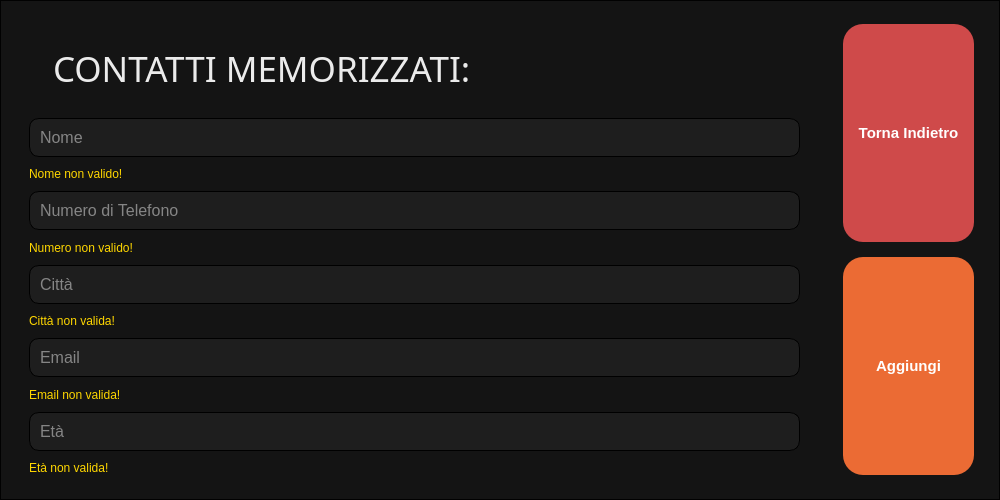
<?xml version="1.0" encoding="UTF-8"?>
<ui version="4.0">
 <class>MainWindow</class>
 <widget class="QMainWindow" name="MainWindow">
  <property name="geometry">
   <rect>
    <x>0</x>
    <y>0</y>
    <width>1000</width>
    <height>500</height>
   </rect>
  </property>
  <property name="sizePolicy">
   <sizepolicy hsizetype="Fixed" vsizetype="Fixed">
    <horstretch>0</horstretch>
    <verstretch>0</verstretch>
   </sizepolicy>
  </property>
  <property name="minimumSize">
   <size>
    <width>1000</width>
    <height>500</height>
   </size>
  </property>
  <property name="maximumSize">
   <size>
    <width>1000</width>
    <height>500</height>
   </size>
  </property>
  <property name="windowTitle">
   <string>Rubrica GUI</string>
  </property>
  <property name="styleSheet">
   <string notr="true">QMainWindow{
	background-color: rgb(20,20,20);
	border: 1px solid rgb(1,1,1);
}</string>
  </property>
  <widget class="QWidget" name="centralwidget">
   <property name="sizePolicy">
    <sizepolicy hsizetype="Fixed" vsizetype="Fixed">
     <horstretch>0</horstretch>
     <verstretch>0</verstretch>
    </sizepolicy>
   </property>
   <property name="minimumSize">
    <size>
     <width>1000</width>
     <height>500</height>
    </size>
   </property>
   <property name="maximumSize">
    <size>
     <width>1000</width>
     <height>500</height>
    </size>
   </property>
   <layout class="QVBoxLayout" name="verticalLayout_9">
    <item>
     <layout class="QHBoxLayout" name="horizontalLayout" stretch="5,1">
      <item>
       <layout class="QVBoxLayout" name="verticalLayout_2" stretch="0,0">
        <property name="spacing">
         <number>20</number>
        </property>
        <property name="leftMargin">
         <number>15</number>
        </property>
        <property name="topMargin">
         <number>15</number>
        </property>
        <property name="rightMargin">
         <number>15</number>
        </property>
        <property name="bottomMargin">
         <number>15</number>
        </property>
        <item>
         <widget class="QLabel" name="label">
          <property name="sizePolicy">
           <sizepolicy hsizetype="Maximum" vsizetype="Maximum">
            <horstretch>0</horstretch>
            <verstretch>0</verstretch>
           </sizepolicy>
          </property>
          <property name="font">
           <font>
            <family>Bahnschrift</family>
            <pointsize>26</pointsize>
           </font>
          </property>
          <property name="contextMenuPolicy">
           <enum>Qt::NoContextMenu</enum>
          </property>
          <property name="styleSheet">
           <string notr="true">QLabel{
    font-family: Bahnschrift, 'DIN Alternate', 'Franklin Gothic Medium', 'Nimbus Sans Narrow', sans-serif-condensed, sans-serif;
	color: rgb(235, 235, 235);
	margin-left: 20px;
	margin-top: 20px;
    margin-right: 10px
}</string>
          </property>
          <property name="text">
           <string>CONTATTI MEMORIZZATI:</string>
          </property>
         </widget>
        </item>
        <item>
         <widget class="QStackedWidget" name="stackedWidget">
          <property name="styleSheet">
           <string notr="true"/>
          </property>
          <property name="currentIndex">
           <number>0</number>
          </property>
          <widget class="QWidget" name="add">
           <property name="sizePolicy">
            <sizepolicy hsizetype="Expanding" vsizetype="Expanding">
             <horstretch>0</horstretch>
             <verstretch>0</verstretch>
            </sizepolicy>
           </property>
           <property name="styleSheet">
            <string notr="true"/>
           </property>
           <widget class="QWidget" name="layoutWidget">
            <property name="geometry">
             <rect>
              <x>0</x>
              <y>0</y>
              <width>781</width>
              <height>371</height>
             </rect>
            </property>
            <layout class="QVBoxLayout" name="verticalLayout_8">
             <property name="spacing">
              <number>6</number>
             </property>
             <property name="leftMargin">
              <number>5</number>
             </property>
             <property name="topMargin">
              <number>5</number>
             </property>
             <property name="rightMargin">
              <number>5</number>
             </property>
             <property name="bottomMargin">
              <number>5</number>
             </property>
             <item>
              <layout class="QVBoxLayout" name="verticalLayout_3">
               <property name="spacing">
                <number>6</number>
               </property>
               <item>
                <widget class="QLineEdit" name="lineEdit">
                 <property name="styleSheet">
                  <string notr="true">QLineEdit {
    background-color: rgb(30, 30, 30); 
    color: rgb(235, 235, 235);          
    border: 1px solid black;    
    border-radius: 10px;            
    padding: 8px;                     
    font-size: 16px;           
    font-family: &quot;Segoe UI&quot;, Tahoma, Geneva, sans-serif;
}

QLineEdit:hover {
    border-color: rgb(100, 100, 100);
}</string>
                 </property>
                 <property name="placeholderText">
                  <string>Nome</string>
                 </property>
                </widget>
               </item>
               <item>
                <widget class="QLabel" name="label_2">
                 <property name="autoFillBackground">
                  <bool>false</bool>
                 </property>
                 <property name="styleSheet">
                  <string notr="true">QLabel{
	color: gold;
}</string>
                 </property>
                 <property name="text">
                  <string>Nome non valido!</string>
                 </property>
                </widget>
               </item>
              </layout>
             </item>
             <item>
              <layout class="QVBoxLayout" name="verticalLayout_4">
               <item>
                <widget class="QLineEdit" name="lineEdit_2">
                 <property name="styleSheet">
                  <string notr="true">QLineEdit {
    background-color: rgb(30, 30, 30); 
    color: rgb(235, 235, 235);          
    border: 1px solid black;    
    border-radius: 10px;            
    padding: 8px;                     
    font-size: 16px;           
    font-family: &quot;Segoe UI&quot;, Tahoma, Geneva, sans-serif;
}

QLineEdit:hover {
    border-color: rgb(100, 100, 100);
}</string>
                 </property>
                 <property name="text">
                  <string/>
                 </property>
                 <property name="placeholderText">
                  <string>Numero di Telefono</string>
                 </property>
                </widget>
               </item>
               <item>
                <widget class="QLabel" name="label_3">
                 <property name="autoFillBackground">
                  <bool>false</bool>
                 </property>
                 <property name="styleSheet">
                  <string notr="true">QLabel{
	color: gold;
}</string>
                 </property>
                 <property name="text">
                  <string>Numero non valido!</string>
                 </property>
                </widget>
               </item>
              </layout>
             </item>
             <item>
              <layout class="QVBoxLayout" name="verticalLayout_7">
               <item>
                <widget class="QLineEdit" name="lineEdit_3">
                 <property name="styleSheet">
                  <string notr="true">QLineEdit {
    background-color: rgb(30, 30, 30); 
    color: rgb(235, 235, 235);          
    border: 1px solid black;    
    border-radius: 10px;            
    padding: 8px;                     
    font-size: 16px;           
    font-family: &quot;Segoe UI&quot;, Tahoma, Geneva, sans-serif;
}

QLineEdit:hover {
    border-color: rgb(100, 100, 100);
}</string>
                 </property>
                 <property name="placeholderText">
                  <string>Città</string>
                 </property>
                </widget>
               </item>
               <item>
                <widget class="QLabel" name="label_4">
                 <property name="autoFillBackground">
                  <bool>false</bool>
                 </property>
                 <property name="styleSheet">
                  <string notr="true">QLabel{
	color: gold;
}</string>
                 </property>
                 <property name="text">
                  <string>Città non valida!</string>
                 </property>
                </widget>
               </item>
              </layout>
             </item>
             <item>
              <layout class="QVBoxLayout" name="verticalLayout_5">
               <item>
                <widget class="QLineEdit" name="lineEdit_4">
                 <property name="styleSheet">
                  <string notr="true">QLineEdit {
    background-color: rgb(30, 30, 30); 
    color: rgb(235, 235, 235);          
    border: 1px solid black;   
    border-radius: 10px;            
    padding: 8px;                     
    font-size: 16px;           
    font-family: &quot;Segoe UI&quot;, Tahoma, Geneva, sans-serif;
}

QLineEdit:hover {
    border-color: rgb(100, 100, 100);
}</string>
                 </property>
                 <property name="placeholderText">
                  <string>Email</string>
                 </property>
                </widget>
               </item>
               <item>
                <widget class="QLabel" name="label_5">
                 <property name="autoFillBackground">
                  <bool>false</bool>
                 </property>
                 <property name="styleSheet">
                  <string notr="true">QLabel{
	color: gold;
}</string>
                 </property>
                 <property name="text">
                  <string>Email non valida!</string>
                 </property>
                </widget>
               </item>
              </layout>
             </item>
             <item>
              <layout class="QVBoxLayout" name="verticalLayout_6" stretch="0,0">
               <item>
                <widget class="QLineEdit" name="lineEdit_5">
                 <property name="styleSheet">
                  <string notr="true">QLineEdit {
    background-color: rgb(30, 30, 30); 
    color: rgb(235, 235, 235);          
    border: 1px solid black;    
    border-radius: 10px;            
    padding: 8px;                     
    font-size: 16px;           
    font-family: &quot;Segoe UI&quot;, Tahoma, Geneva, sans-serif;
}

QLineEdit:hover {
    border-color: rgb(100, 100, 100);
}</string>
                 </property>
                 <property name="placeholderText">
                  <string>Età</string>
                 </property>
                </widget>
               </item>
               <item>
                <widget class="QLabel" name="label_6">
                 <property name="autoFillBackground">
                  <bool>false</bool>
                 </property>
                 <property name="styleSheet">
                  <string notr="true">QLabel{
	color: gold;
}</string>
                 </property>
                 <property name="text">
                  <string>Età non valida!</string>
                 </property>
                </widget>
               </item>
              </layout>
             </item>
            </layout>
           </widget>
          </widget>
          <widget class="QWidget" name="list">
           <property name="sizePolicy">
            <sizepolicy hsizetype="Expanding" vsizetype="Expanding">
             <horstretch>0</horstretch>
             <verstretch>0</verstretch>
            </sizepolicy>
           </property>
           <widget class="QTreeWidget" name="treeWidget">
            <property name="geometry">
             <rect>
              <x>1</x>
              <y>0</y>
              <width>781</width>
              <height>371</height>
             </rect>
            </property>
            <property name="sizePolicy">
             <sizepolicy hsizetype="Expanding" vsizetype="Expanding">
              <horstretch>0</horstretch>
              <verstretch>0</verstretch>
             </sizepolicy>
            </property>
            <property name="styleSheet">
             <string notr="true">QTreeWidget{
    font-family: Bahnschrift, 'DIN Alternate', 'Franklin Gothic Medium', 'Nimbus Sans Narrow', sans-serif-condensed, sans-serif;
	background-color: rgb(30,30,30);
	border: 1px solid rgb(1,1,1);
	padding-left: 30px;
    padding-right: 10px;
    padding-bottom: 30px;
	padding-top: 30px;
	font-size: 20px;
	color: rgb(235, 235, 235);
}

QScrollBar:vertical {
    border: none;
    background: #f5f5f5;
    width: 8px;
    margin: 2px 2px 2px 2px;
    border-radius: 4px;
}

QScrollBar::handle:vertical {
    background: #888;
    border-radius: 4px;
    min-height: 20px;
}

QScrollBar::handle:vertical:hover {
    background: #555; 
}

QScrollBar::add-line:vertical, 
QScrollBar::sub-line:vertical {
    background: none;
    border: none;
}

QScrollBar:horizontal {
    border: none;
    background: #f5f5f5;
    height: 8px;
    margin: 2px 2px 2px 2px;
    border-radius: 4px;
}

QScrollBar:horizontal {
    height: 0px;
    background: transparent;
    border: none;
}




</string>
            </property>
            <column>
             <property name="text">
              <string notr="true">1</string>
             </property>
            </column>
           </widget>
          </widget>
         </widget>
        </item>
       </layout>
      </item>
      <item>
       <layout class="QVBoxLayout" name="verticalLayout">
        <property name="spacing">
         <number>0</number>
        </property>
        <property name="leftMargin">
         <number>0</number>
        </property>
        <property name="topMargin">
         <number>0</number>
        </property>
        <property name="rightMargin">
         <number>0</number>
        </property>
        <property name="bottomMargin">
         <number>0</number>
        </property>
        <item>
         <widget class="QStackedWidget" name="stackedWidget_2">
          <property name="sizePolicy">
           <sizepolicy hsizetype="Expanding" vsizetype="Expanding">
            <horstretch>0</horstretch>
            <verstretch>0</verstretch>
           </sizepolicy>
          </property>
          <property name="layoutDirection">
           <enum>Qt::LeftToRight</enum>
          </property>
          <property name="styleSheet">
           <string notr="true"/>
          </property>
          <property name="currentIndex">
           <number>1</number>
          </property>
          <widget class="QWidget" name="normal">
           <widget class="QWidget" name="layoutWidget">
            <property name="geometry">
             <rect>
              <x>0</x>
              <y>0</y>
              <width>161</width>
              <height>481</height>
             </rect>
            </property>
            <layout class="QVBoxLayout" name="verticalLayout_10">
             <property name="spacing">
              <number>15</number>
             </property>
             <property name="leftMargin">
              <number>15</number>
             </property>
             <property name="topMargin">
              <number>15</number>
             </property>
             <property name="rightMargin">
              <number>15</number>
             </property>
             <property name="bottomMargin">
              <number>15</number>
             </property>
             <item>
              <widget class="QPushButton" name="btnSvuota">
               <property name="sizePolicy">
                <sizepolicy hsizetype="Expanding" vsizetype="Expanding">
                 <horstretch>0</horstretch>
                 <verstretch>0</verstretch>
                </sizepolicy>
               </property>
               <property name="styleSheet">
                <string notr="true"> QPushButton {
        background-color: #CF4A4A;
        color: white;
        font-size: 15px;
        font-weight: bold;
        border-radius: 20%;
        padding: 10px;
}
QPushButton:hover {
        background-color: #A04545;
}
QPushButton:pressed {
        background-color: #8E3838;
}</string>
               </property>
               <property name="text">
                <string>Svuota</string>
               </property>
              </widget>
             </item>
             <item>
              <widget class="QPushButton" name="btnAggiungi">
               <property name="sizePolicy">
                <sizepolicy hsizetype="Expanding" vsizetype="Expanding">
                 <horstretch>0</horstretch>
                 <verstretch>0</verstretch>
                </sizepolicy>
               </property>
               <property name="styleSheet">
                <string notr="true"> QPushButton {
        background-color: #4CAF50;
        color: white;
        font-size: 15px;
        font-weight: bold;
        border-radius: 20%;
        padding: 10px;
}
QPushButton:hover {
        background-color: #45a049;
}
QPushButton:pressed {
        background-color: #388E3C;
}</string>
               </property>
               <property name="text">
                <string>Aggiungi</string>
               </property>
              </widget>
             </item>
             <item>
              <widget class="QPushButton" name="btnRimuovi">
               <property name="sizePolicy">
                <sizepolicy hsizetype="Expanding" vsizetype="Expanding">
                 <horstretch>0</horstretch>
                 <verstretch>0</verstretch>
                </sizepolicy>
               </property>
               <property name="styleSheet">
                <string notr="true"> QPushButton {
        background-color: #CF4A4A;
        color: white;
        font-size: 15px;
        font-weight: bold;
        border-radius: 20%;
        padding: 10px;
}
QPushButton:hover {
        background-color: #A04545;
}
QPushButton:pressed {
        background-color: #8E3838;
}</string>
               </property>
               <property name="text">
                <string>Rimuovi</string>
               </property>
              </widget>
             </item>
             <item>
              <widget class="QPushButton" name="btnModifica">
               <property name="sizePolicy">
                <sizepolicy hsizetype="Expanding" vsizetype="Expanding">
                 <horstretch>0</horstretch>
                 <verstretch>0</verstretch>
                </sizepolicy>
               </property>
               <property name="styleSheet">
                <string notr="true"> QPushButton {
        background-color: #4A6FCF;
        color: white;
        font-size: 15px;
        font-weight: bold;
        border-radius: 20%;
        padding: 10px;
}
QPushButton:hover {
        background-color: #456AA0;
}
QPushButton:pressed {
        background-color: #385C8E;
}</string>
               </property>
               <property name="text">
                <string>Modifica</string>
               </property>
              </widget>
             </item>
             <item>
              <widget class="QPushButton" name="btnEspandi">
               <property name="sizePolicy">
                <sizepolicy hsizetype="Expanding" vsizetype="Expanding">
                 <horstretch>0</horstretch>
                 <verstretch>0</verstretch>
                </sizepolicy>
               </property>
               <property name="styleSheet">
                <string notr="true"> QPushButton {
        background-color: #eb6b34;
        color: white;
        font-size: 15px;
        font-weight: bold;
        border-radius: 20%;
        padding: 10px;
}
QPushButton:hover {
        background-color: #d65f2f;
}
QPushButton:pressed {
        background-color: #bf5329;
}</string>
               </property>
               <property name="text">
                <string>Espandi</string>
               </property>
              </widget>
             </item>
            </layout>
           </widget>
          </widget>
          <widget class="QWidget" name="adds">
           <widget class="QWidget" name="layoutWidget">
            <property name="geometry">
             <rect>
              <x>0</x>
              <y>0</y>
              <width>161</width>
              <height>481</height>
             </rect>
            </property>
            <layout class="QVBoxLayout" name="verticalLayout_11">
             <property name="spacing">
              <number>15</number>
             </property>
             <property name="leftMargin">
              <number>15</number>
             </property>
             <property name="topMargin">
              <number>15</number>
             </property>
             <property name="rightMargin">
              <number>15</number>
             </property>
             <property name="bottomMargin">
              <number>15</number>
             </property>
             <item>
              <widget class="QPushButton" name="newGoBack">
               <property name="sizePolicy">
                <sizepolicy hsizetype="Expanding" vsizetype="Expanding">
                 <horstretch>0</horstretch>
                 <verstretch>0</verstretch>
                </sizepolicy>
               </property>
               <property name="styleSheet">
                <string notr="true"> QPushButton {
        background-color: #CF4A4A;
        color: white;
        font-size: 15px;
        font-weight: bold;
        border-radius: 20%;
        padding: 10px;
}
QPushButton:hover {
        background-color: #A04545;
}
QPushButton:pressed {
        background-color: #8E3838;
}</string>
               </property>
               <property name="text">
                <string>Torna Indietro</string>
               </property>
              </widget>
             </item>
             <item>
              <widget class="QPushButton" name="newAdd">
               <property name="sizePolicy">
                <sizepolicy hsizetype="Expanding" vsizetype="Expanding">
                 <horstretch>0</horstretch>
                 <verstretch>0</verstretch>
                </sizepolicy>
               </property>
               <property name="styleSheet">
                <string notr="true"> QPushButton {
        background-color: #eb6b34;
        color: white;
        font-size: 15px;
        font-weight: bold;
        border-radius: 20%;
        padding: 10px;
}
QPushButton:hover {
        background-color: #d65f2f;
}
QPushButton:pressed {
        background-color: #bf5329;
}</string>
               </property>
               <property name="text">
                <string>Aggiungi</string>
               </property>
              </widget>
             </item>
            </layout>
           </widget>
          </widget>
         </widget>
        </item>
       </layout>
      </item>
     </layout>
    </item>
   </layout>
  </widget>
 </widget>
 <resources/>
 <connections/>
</ui>
